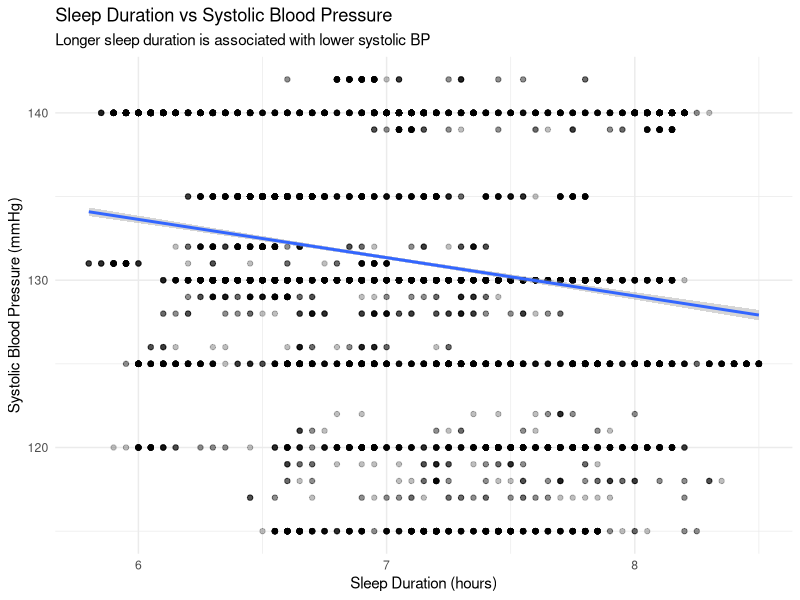
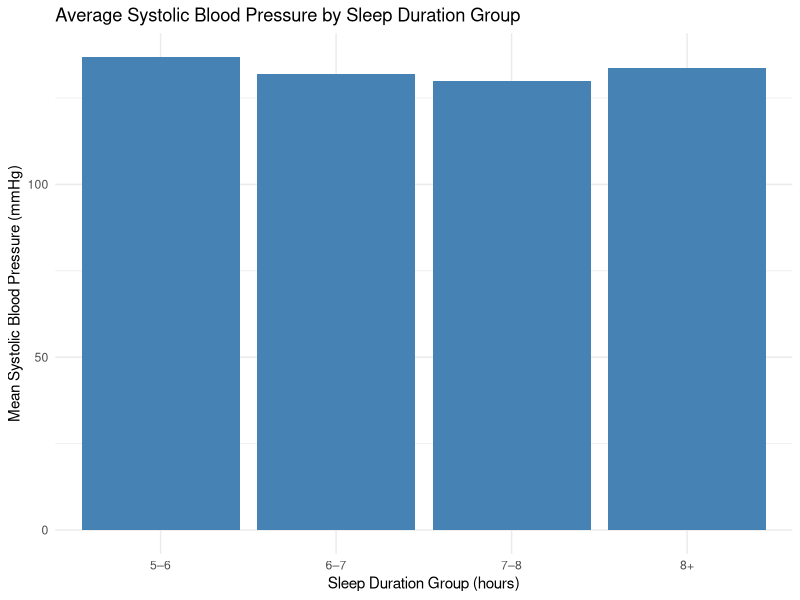
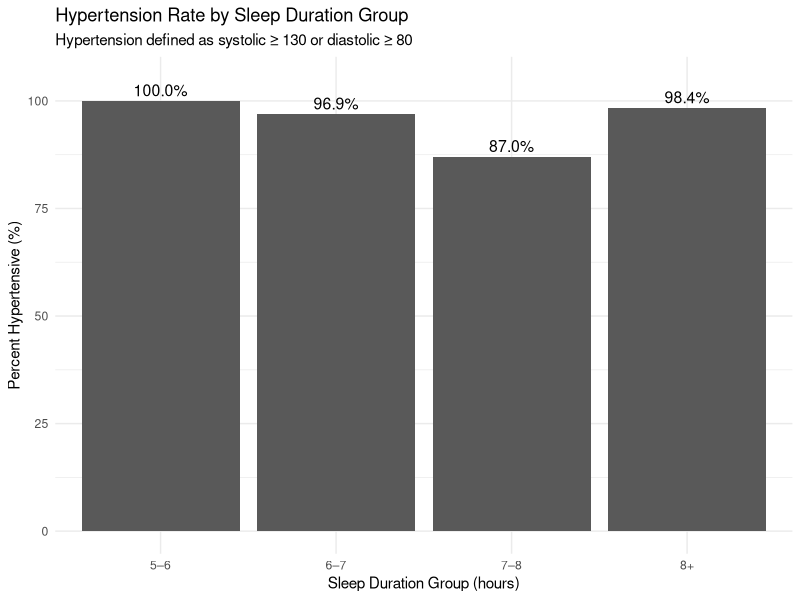
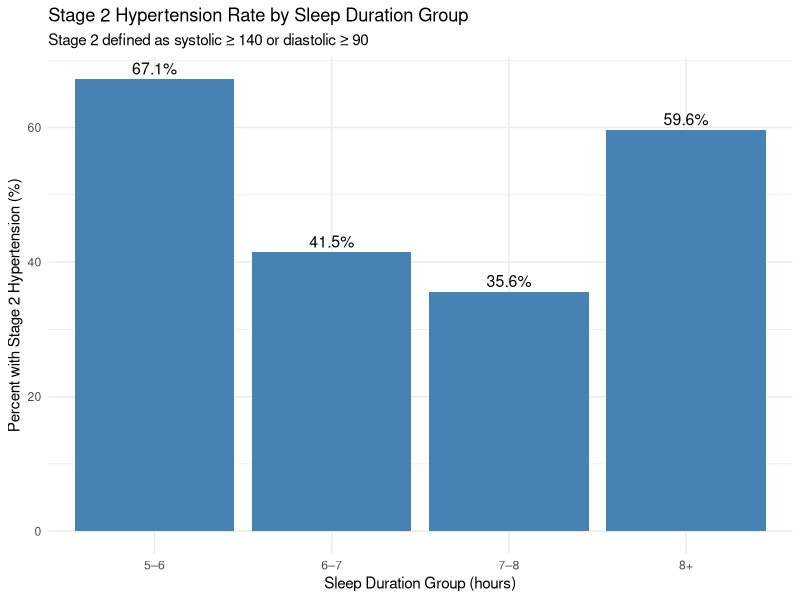
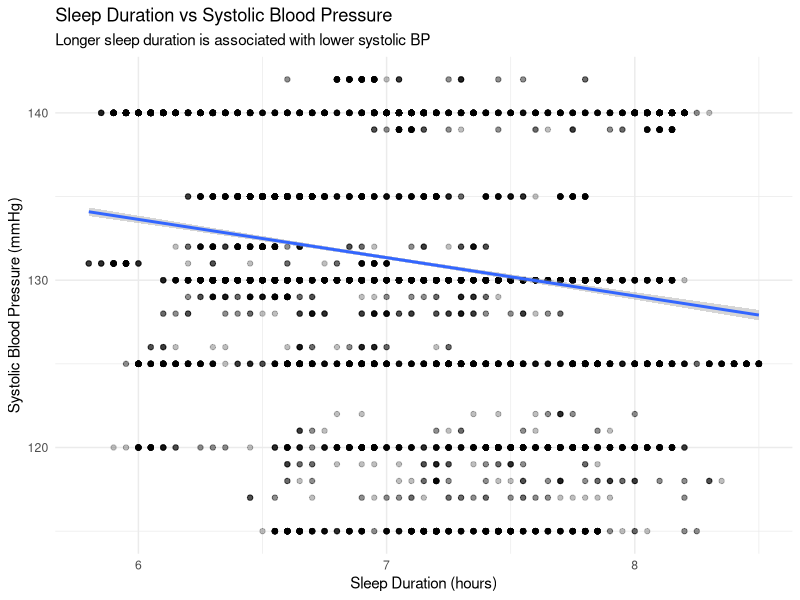
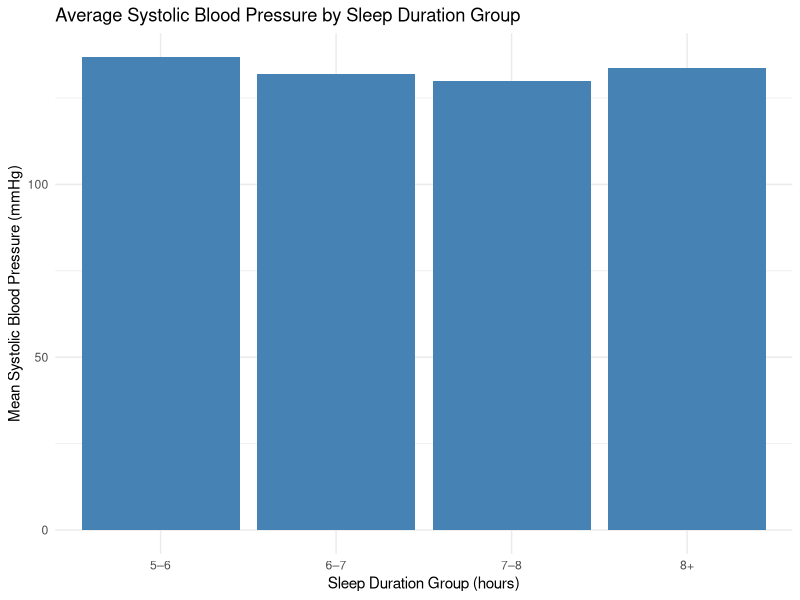
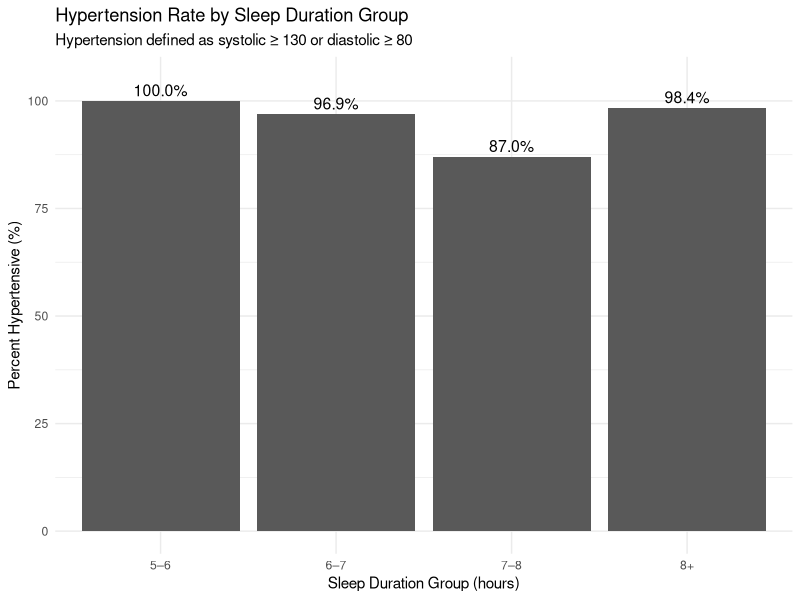

The R source for these figures, in order: (Note: this script raises an error after producing the figures.)
# ---------------------------------------------------------
# Sleep Duration and Blood Pressure Analysis
# Project: sleep-data-project
# Purpose: Explore the association between sleep duration
#          and systolic blood pressure
# Data: Sleep.data.xlsx (synthetic health dataset)
# ---------------------------------------------------------

# Load required libraries
library(tidyverse)
library(readxl)

# ---------------------------------------------------------
# Load the dataset
# ---------------------------------------------------------

df <- read_excel("data/Sleep.data.xlsx")

# Inspect structure and column names
glimpse(df)
names(df)

# ---------------------------------------------------------
# Clean blood pressure into numeric variables
# ---------------------------------------------------------
# Blood Pressure is stored as "systolic/diastolic" (e.g., "120/80")
# We split this into two numeric columns

df2 <- df %>%
  separate(
    `Blood Pressure`,
    into = c("sys_bp", "dia_bp"),
    sep = "/",
    convert = TRUE
  ) %>%
  mutate(
    sys_bp = as.numeric(sys_bp),
    dia_bp = as.numeric(dia_bp),
    
    # Create a hypertension indicator (1 = hypertensive)
    hypertensive = if_else(sys_bp >= 130 | dia_bp >= 80, 1L, 0L)
  )

# Quick summary checks
summary(df2$sys_bp)
summary(df2$dia_bp)
table(df2$hypertensive)

# ---------------------------------------------------------
# FIGURE 1: Sleep Duration vs Systolic Blood Pressure
# ---------------------------------------------------------
# Scatter plot with linear trend to visualize association

p1 <- ggplot(df2, aes(x = `Sleep Duration`, y = sys_bp)) +
  geom_point(alpha = 0.25) +
  geom_smooth(method = "lm", se = TRUE) +
  labs(
    title = "Sleep Duration vs Systolic Blood Pressure",
    subtitle = "Longer sleep duration is associated with lower systolic BP",
    x = "Sleep Duration (hours)",
    y = "Systolic Blood Pressure (mmHg)"
  ) +
  theme_minimal()

p1

# Save Figure 1
ggsave(
  "figures/sleep_vs_systolic_bp.png",
  plot = p1,
  width = 6,
  height = 4,
  dpi = 300
)

# ---------------------------------------------------------
# FIGURE 2: Average Systolic BP by Sleep Duration Group
# ---------------------------------------------------------
# Group sleep duration into meaningful categories

df2 <- df2 %>%
  mutate(
    sleep_group = cut(
      `Sleep Duration`,
      breaks = c(5, 6, 7, 8, Inf),
      labels = c("5–6", "6–7", "7–8", "8+"),
      right = FALSE
    )
  )

p2 <- df2 %>%
  group_by(sleep_group) %>%
  summarise(
    mean_sys_bp = mean(sys_bp, na.rm = TRUE),
    .groups = "drop"
  ) %>%
  ggplot(aes(x = sleep_group, y = mean_sys_bp)) +
  geom_col(fill = "steelblue") +
  labs(
    title = "Average Systolic Blood Pressure by Sleep Duration Group",
    x = "Sleep Duration Group (hours)",
    y = "Mean Systolic Blood Pressure (mmHg)"
  ) +
  theme_minimal()

p2

# Save Figure 2
ggsave(
  "figures/mean_sys_bp_by_sleep_group.png",
  plot = p2,
  width = 6,
  height = 4,
  dpi = 300
)
  
# ---------------------------------------------------------
# FIGURE 3: Hypertension Rate by Sleep Duration Group
# ---------------------------------------------------------
# Shows the % classified as hypertensive within each sleep group

p3 <- df2 %>%
  filter(!is.na(sleep_group)) %>%
  group_by(sleep_group) %>%
  summarise(
    n = n(),
    hypertension_rate = mean(hypertensive, na.rm = TRUE),  # proportion 0–1
    .groups = "drop"
  ) %>%
  mutate(hypertension_pct = 100 * hypertension_rate) %>%
  ggplot(aes(x = sleep_group, y = hypertension_pct)) +
  geom_col() +
  geom_text(aes(label = sprintf("%.1f%%", hypertension_pct)),
            vjust = -0.4, size = 4) +
  labs(
    title = "Hypertension Rate by Sleep Duration Group",
    subtitle = "Hypertension defined as systolic ≥ 130 or diastolic ≥ 80",
    x = "Sleep Duration Group (hours)",
    y = "Percent Hypertensive (%)"
  ) +
  ylim(0, max(df2$hypertensive, na.rm = TRUE) * 100 + 5) +  # gives label room
  theme_minimal()

p3

# Save Figure 3
ggsave(
  "figures/hypertension_rate_by_sleep_group.png",
  plot = p3,
  width = 6,
  height = 4,
  dpi = 300
)

# ---------------------------------------------------------
# FIGURE 4: Stage 2 Hypertension Rate by Sleep Duration Group
# ---------------------------------------------------------
# Rationale:
# Using the standard ≥130/80 definition classifies nearly the entire
# sample as hypertensive. To improve interpretability, we define
# Stage 2 hypertension using a stricter clinical cutoff:
#   - Systolic ≥ 140 OR Diastolic ≥ 90
# ---------------------------------------------------------

# Create Stage 2 hypertension indicator
df2 <- df2 %>%
  mutate(
    stage2_htn = if_else(sys_bp >= 140 | dia_bp >= 90, 1L, 0L)
  )

# Sanity check: confirm variable exists and distribution looks reasonable
table(df2$stage2_htn)

# ---------------------------------------------------------
# Aggregate Stage 2 hypertension rate by sleep group
# ---------------------------------------------------------

p4_stage2 <- df2 %>%
  filter(!is.na(sleep_group)) %>%
  group_by(sleep_group) %>%
  summarise(
    n = n(),
    stage2_rate = mean(stage2_htn, na.rm = TRUE),  # proportion (0–1)
    .groups = "drop"
  ) %>%
  mutate(stage2_pct = 100 * stage2_rate) %>%
  ggplot(aes(x = sleep_group, y = stage2_pct)) +
  geom_col(fill = "steelblue") +
  geom_text(
    aes(label = sprintf("%.1f%%", stage2_pct)),
    vjust = -0.4,
    size = 4
  ) +
  labs(
    title = "Stage 2 Hypertension Rate by Sleep Duration Group",
    subtitle = "Stage 2 defined as systolic ≥ 140 or diastolic ≥ 90",
    x = "Sleep Duration Group (hours)",
    y = "Percent with Stage 2 Hypertension (%)"
  ) +
  theme_minimal()

# Display the plot
p4_stage2

# ---------------------------------------------------------
# Save Figure 4 for use in the paper
# ---------------------------------------------------------

ggsave(
  filename = "figures/stage2_hypertension_rate_by_sleep_group.png",
  plot = p3_stage2,
  width = 6,
  height = 4,
  dpi = 300
)

# ---------------------------------------------------------
# FIGURE 5A: Quadratic relationship between sleep duration
#            and systolic blood pressure (raw data + fit)
# ---------------------------------------------------------

p5a <- ggplot(df2, aes(x = `Sleep Duration`, y = sys_bp)) +
  geom_point(alpha = 0.15) +
  geom_smooth(
    method = "lm",
    formula = y ~ poly(x, 2, raw = TRUE),
    se = TRUE
  ) +
  labs(
    title = "Non-linear Relationship Between Sleep Duration and Systolic BP",
    subtitle = "Quadratic fit indicates lowest BP at moderate sleep durations",
    x = "Sleep Duration (hours)",
    y = "Systolic Blood Pressure (mmHg)"
  ) +
  theme_minimal()

p5a

ggsave(
  "figures/figure5_quadratic_sleep_vs_systolic_bp_raw.png",
  plot = p5a,
  width = 6,
  height = 4,
  dpi = 300
)

# ---------------------------------------------------------
# FIGURE 5B: Predicted systolic BP from quadratic model
#            with 95% confidence interval
# ---------------------------------------------------------

# Fit quadratic model
m_quad <- lm(sys_bp ~ poly(`Sleep Duration`, 2, raw = TRUE), data = df2)

# Create prediction grid
sleep_grid <- tibble(
  `Sleep Duration` = seq(
    min(df2$`Sleep Duration`, na.rm = TRUE),
    max(df2$`Sleep Duration`, na.rm = TRUE),
    length.out = 200
  )
)

# Generate predictions
pred <- predict(m_quad, newdata = sleep_grid, se.fit = TRUE)

sleep_grid <- sleep_grid %>%
  mutate(
    fit   = pred$fit,
    se    = pred$se.fit,
    lower = fit - 1.96 * se,
    upper = fit + 1.96 * se
  )

# Plot predicted curve
p5b <- ggplot(sleep_grid, aes(x = `Sleep Duration`, y = fit)) +
  geom_ribbon(aes(ymin = lower, ymax = upper), alpha = 0.25) +
  geom_line(linewidth = 1) +
  labs(
    title = "Predicted Systolic Blood Pressure by Sleep Duration",
    subtitle = "Quadratic model with 95% confidence interval",
    x = "Sleep Duration (hours)",
    y = "Predicted Systolic Blood Pressure (mmHg)"
  ) +
  theme_minimal()

p5b

ggsave(
  "figures/figure5_quadratic_sleep_vs_systolic_bp_predicted.png",
  plot = p5b,
  width = 6,
  height = 4,
  dpi = 300
)

# ---------------------------------------------------------
# Model comparison: Linear vs Quadratic relationship
# ---------------------------------------------------------
# Purpose:
# Test whether a quadratic model better captures the relationship
# between sleep duration and systolic blood pressure than a linear model.
# ---------------------------------------------------------

# Linear model
m_lin <- lm(sys_bp ~ `Sleep Duration`, data = df2)

# Quadratic model
m_quad <- lm(sys_bp ~ poly(`Sleep Duration`, 2, raw = TRUE), data = df2)

# View model summaries
summary(m_lin)
summary(m_quad)

# Compare linear and quadratic models
anova(m_lin, m_quad)

# Compare model fit statistics
summary(m_lin)$adj.r.squared
summary(m_quad)$adj.r.squared

AIC(m_lin)
AIC(m_quad)

